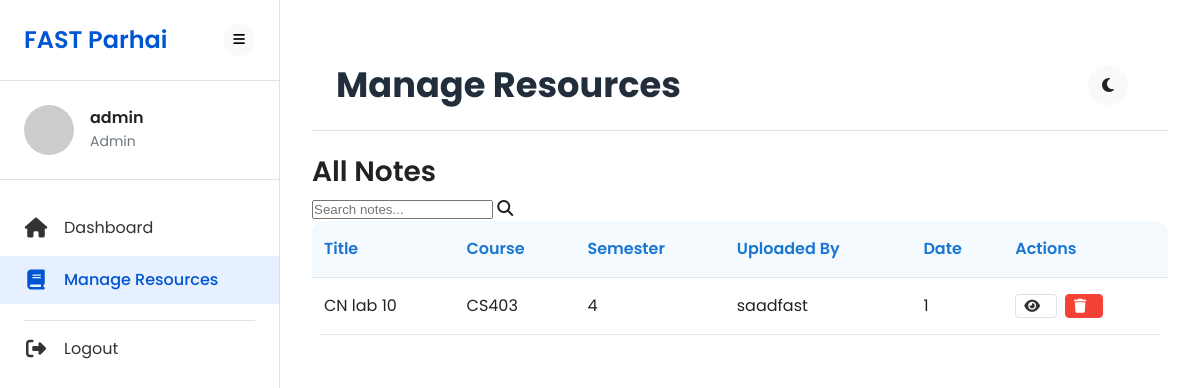
Before: /admin/manage-resources (signed in) with the older database file.
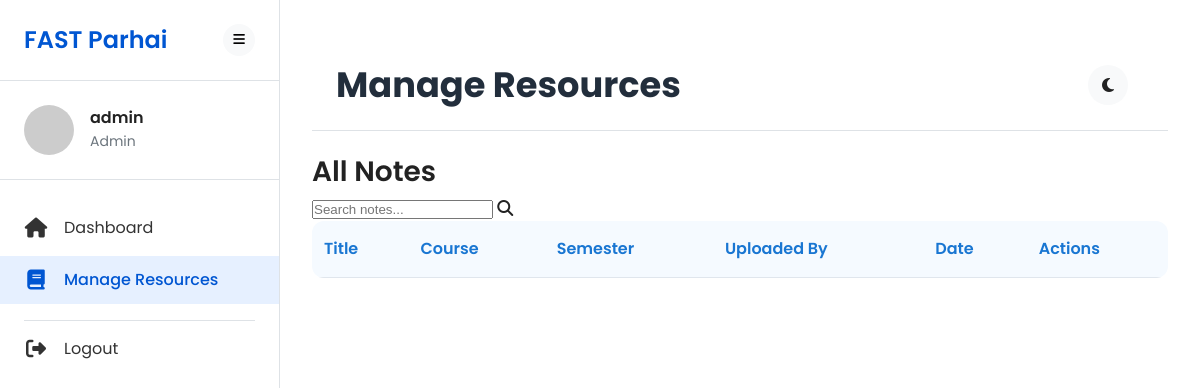
After: the same page with the newer database file.
### app.py (models this page shows)
class Note(db.Model):
    id = db.Column(db.Integer, primary_key=True)
    title = db.Column(db.String(200), nullable=False)
    course = db.Column(db.String(100), nullable=False)
    semester = db.Column(db.String(20), nullable=False)
    filename = db.Column(db.String(200), nullable=False)
    uploader_id = db.Column(db.Integer, db.ForeignKey('user.id'), nullable=False)

class User(UserMixin, db.Model):
    id = db.Column(db.Integer, primary_key=True)
    username = db.Column(db.String(150), unique=True, nullable=False)
    email = db.Column(db.String(150), unique=True, nullable=False)
    password = db.Column(db.String(256), nullable=False)
    is_admin = db.Column(db.Boolean, default=False)
    profile_pic = db.Column(db.String(200), nullable=True)
    notes = db.relationship('Note', backref='uploader', lazy=True)

### app.py (the view)
@app.route('/admin/manage-resources')
@login_required
def manage_resources():
    if not current_user.is_admin:
        abort(403)
    notes = Note.query.order_by(Note.id.desc()).all()
    return render_template('manage-resources.html', notes=notes)

### app.py (called while the page is built)
@login_manager.user_loader
def load_user(user_id):
    return User.query.get(int(user_id))

### templates/manage-resources.html (shortened to what the changed rows need)
<!DOCTYPE html>
<html lang="en">
<head>
    <link rel="stylesheet" href="{{ url_for('static', filename='css/style.css') }}">
    <link rel="stylesheet" href="{{ url_for('static', filename='css/admin.css') }}">
    <link rel="stylesheet" href="https://cdnjs.cloudflare.com/ajax/libs/font-awesome/6.4.0/css/all.min.css">
</head>
<body>
    <div class="dashboard-container">
        <aside class="sidebar">
            <div class="sidebar-header">
                <h2>FAST Parhai</h2>
            </div>
        </aside>
        <main class="main-content">
            <header class="content-header">
                <div class="header-left">
                    <h1>Manage Resources</h1>
                </div>
            </header>
            <div class="admin-container">
                <div class="admin-card">
                    <div class="admin-card-header">
                        <h2>All Notes</h2>
                    </div>
                    <div class="admin-table-container">
                        <table class="admin-table">
                            <thead>
                                <tr>
                                    <th>Title</th>
                                    <th>Course</th>
                                    <th>Semester</th>
                                    <th>Uploaded By</th>
                                    <th>Date</th>
                                    <th>Actions</th>
                                </tr>
                            </thead>
                            <tbody>
                                {% for note in notes %}
                                <tr>
                                    <td>{{ note.title }}</td>
                                    <td>{{ note.course }}</td>
                                    <td>{{ note.semester }}</td>
                                    <td>{{ note.uploader.username }}</td>
                                    <td>{{ note.id }}</td>
                                    <td>
                                        <div class="action-buttons">
                                            <a href="{{ url_for('uploaded_file', filename=note.filename) }}" class="btn btn-sm btn-outline" target="_blank">
                                                <i class="fas fa-eye"></i>
                                            </a>
                                            <form action="{{ url_for('delete_note', note_id=note.id) }}" method="POST" class="delete-form" onsubmit="return confirm('Are you sure you want to delete this note?');">
                                                <button type="submit" class="btn btn-sm btn-danger">
                                                    <i class="fas fa-trash"></i>
                                                </button>
                                            </form>
                                        </div>
                                    </td>
                                </tr>
                                {% endfor %}
                            </tbody>
                        </table>
                    </div>
                </div>
            </div>
        </main>
    </div>
</body>
</html>

Changed rows visible on the page:
removed Note: title "CN lab 10", course "CS403", semester "4", uploader.username "saadfast", id "1"
